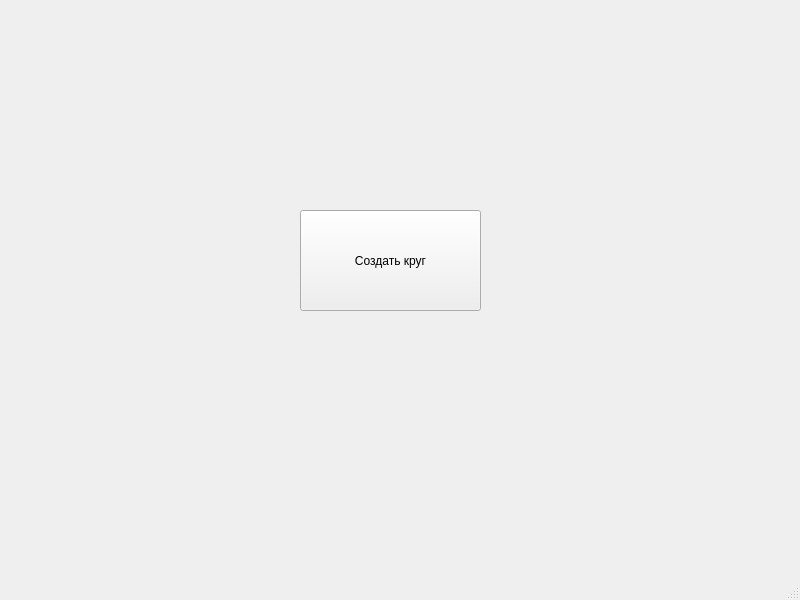
<?xml version="1.0" encoding="UTF-8"?>
<ui version="4.0">
 <class>MainWindow</class>
 <widget class="QMainWindow" name="MainWindow">
  <property name="geometry">
   <rect>
    <x>0</x>
    <y>0</y>
    <width>800</width>
    <height>600</height>
   </rect>
  </property>
  <property name="windowTitle">
   <string>MainWindow</string>
  </property>
  <widget class="QWidget" name="centralwidget">
   <widget class="QPushButton" name="pushButton">
    <property name="geometry">
     <rect>
      <x>300</x>
      <y>210</y>
      <width>181</width>
      <height>101</height>
     </rect>
    </property>
    <property name="text">
     <string>Создать круг</string>
    </property>
   </widget>
  </widget>
  <widget class="QMenuBar" name="menubar">
   <property name="geometry">
    <rect>
     <x>0</x>
     <y>0</y>
     <width>800</width>
     <height>20</height>
    </rect>
   </property>
  </widget>
  <widget class="QStatusBar" name="statusbar"/>
 </widget>
 <resources/>
 <connections/>
</ui>
